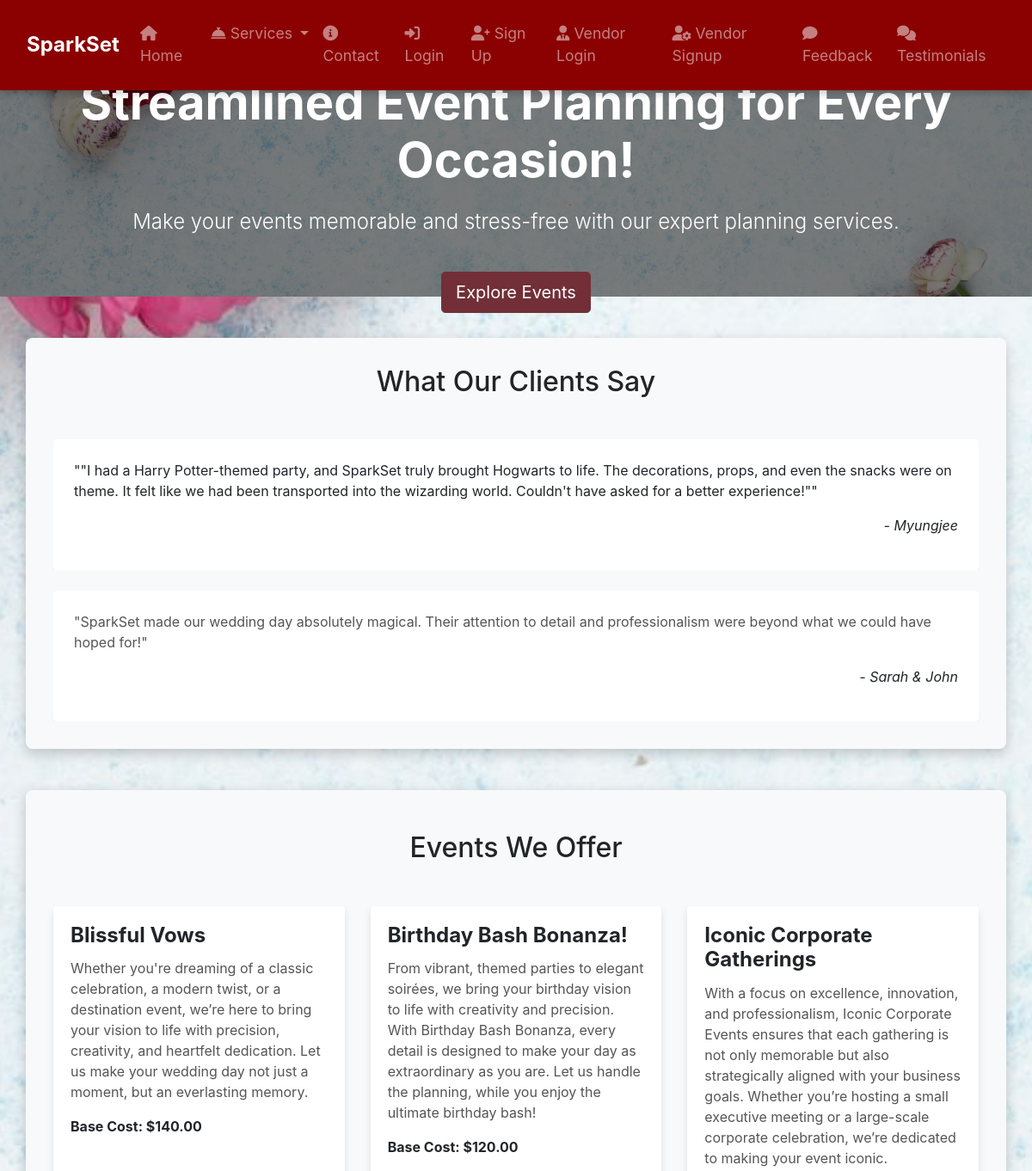
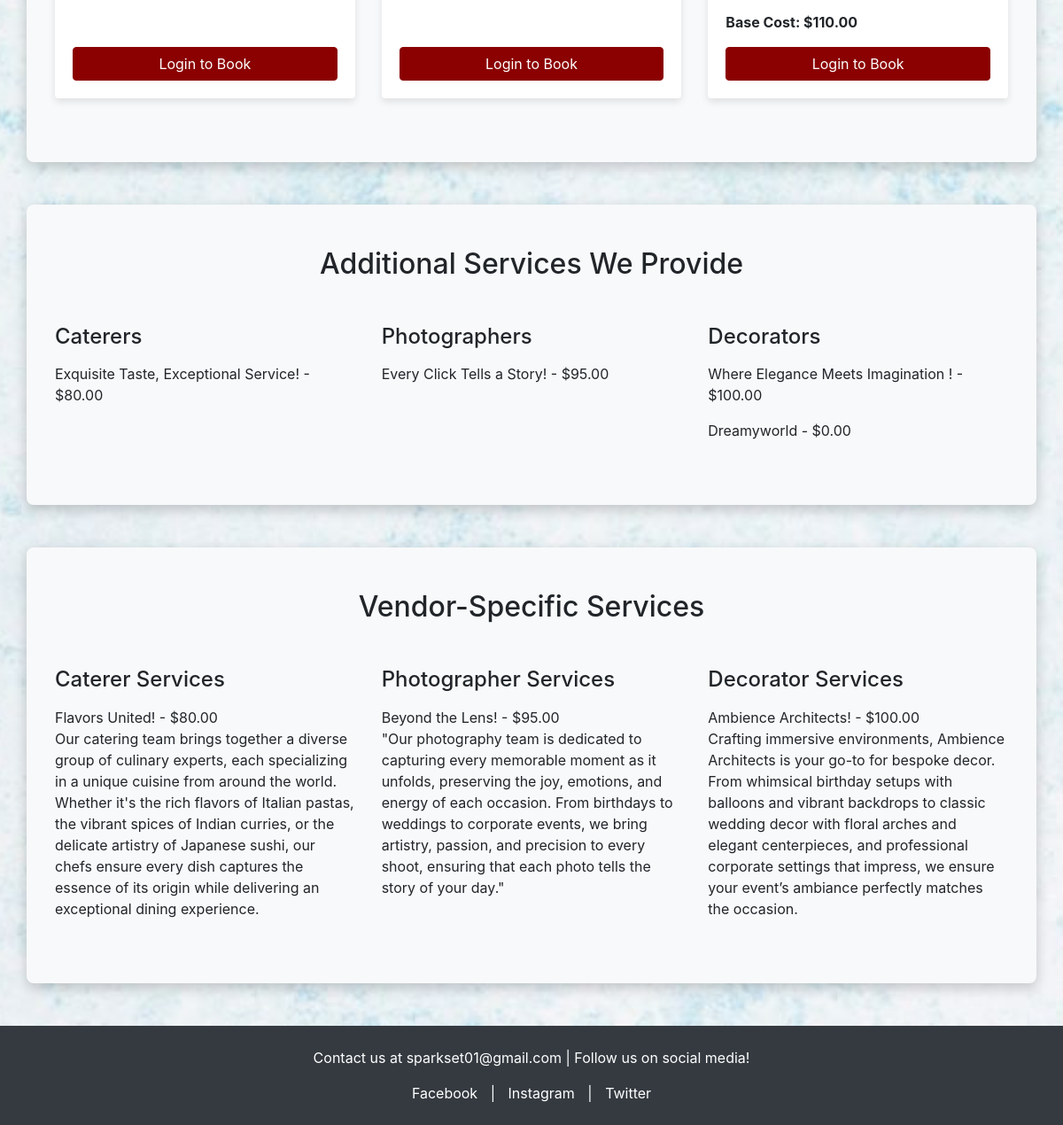
The page / on the database its author committed (2 pictures, top to bottom).
### events/models.py (models this page shows, shortened)
class Feedback(models.Model):
    customer_name = models.CharField(max_length=100)
    email = models.EmailField()
    event = models.CharField(max_length=100)
    rating = models.IntegerField(choices=[(i, str(i)) for i in range(1, 6)], help_text="Rating (1 to 5)")
    feedback_message = models.TextField()
    created_at = models.DateTimeField(auto_now_add=True)
    def __str__(self):
        return f'Feedback from {self.customer_name} ({self.event})'

class Event(models.Model):
    TYPE_CHOICES = [
        ('wedding', 'Wedding'),
        ('birthday', 'Birthday Party'),
        ('corporate', 'Corporate Event'),
    ]
    name = models.CharField(max_length=100)
    description = models.TextField()
    cost = models.DecimalField(max_digits=10, decimal_places=2)
    event_type = models.CharField(max_length=20, choices=TYPE_CHOICES, null=True, blank=True)

class Vendor(models.Model):
    VENDOR_TYPES = [
        ('caterer', 'Caterer'),
        ('photographer', 'Photographer'),
        ('decorator', 'Decorator'),
    ]
    name = models.CharField(max_length=100)
    vendor_type = models.CharField(max_length=20, choices=VENDOR_TYPES)
    cost = models.DecimalField(max_digits=10, decimal_places=2)

class Service(models.Model):
    VENDOR_TYPES = [
        ('caterer', 'Caterer'),
        ('photographer', 'Photographer'),
        ('decorator', 'Decorator'),
    ]
    vendor = models.ForeignKey(User, on_delete=models.CASCADE)  # Links Service to the Vendor
    service_name = models.CharField(max_length=100)
    description = models.TextField(blank=True)
    price = models.DecimalField(max_digits=10, decimal_places=2)
    vendor_type = models.CharField(choices=VENDOR_TYPES, max_length=20)

### events/views.py (the view)
# urls.py: path('', views.index, name='index'),
def index(request):
    events = Event.objects.all()
    vendors = Vendor.objects.all()
    services = Service.objects.all()
    feedbacks = Feedback.objects.all()[:5]  # Fetch the latest 5 feedbacks
    print("Feedbacks:", feedbacks)  # Add this to check data
    return render(request, 'events/index.html', {
        'events': events,
        'vendors': vendors,
        'services': services,
        'feedbacks': feedbacks  # Add feedbacks to the context
    })

### events/templates/events/index.html (shortened to what this page needs)
{% load static %}
<!DOCTYPE html>
<html lang="en">
<head>
    <link rel="stylesheet" href="{% static 'events/css/styles.css' %}">
    <link rel="stylesheet" href="https://stackpath.bootstrapcdn.com/bootstrap/4.5.2/css/bootstrap.min.css">
    <link rel="stylesheet" href="https://cdnjs.cloudflare.com/ajax/libs/font-awesome/6.0.0-beta3/css/all.min.css">
</head>
<body>
    <nav class="navbar navbar-expand-lg navbar-dark sticky-top">
        <div class="container-fluid">
            <a class="navbar-brand" href="#"> SparkSet</a>
            <div class="collapse navbar-collapse" id="navbarNav">
                <ul class="navbar-nav ml-auto">
                    <li class="nav-item"><a class="nav-link" href="{% url 'about_us' %}"><i class="fas fa-home"></i> Home</a></li>
                    <li class="nav-item dropdown">
                        <a class="nav-link dropdown-toggle" href="#" id="servicesDropdown" role="button" data-toggle="dropdown" aria-expanded="false">
                            <i class="fas fa-concierge-bell"></i> Services
                        </a>
                    </li>
                    <li class="nav-item"><a class="nav-link" href="#contact"><i class="fas fa-info-circle"></i> Contact</a></li>
                    {% if user.is_authenticated %}
                        {% if user.is_vendor %}
                            <li class="nav-item"><a class="nav-link" href="{% url 'vendor_dashboard' %}"><i class="fas fa-chart-line"></i> VendorVista</a></li>
                        {% else %}
                            <li class="nav-item"><a class="nav-link" href="{% url 'user_dashboard' %}"><i class="fas fa-user"></i> My Storyboard</a></li>
                        {% endif %}
                        <li class="nav-item"><span class="nav-link">Welcome, {{ user.username }}!</span></li>
                        <li class="nav-item"><a class="nav-link" href="{% url 'logout' %}"><i class="fas fa-sign-out-alt"></i> Logout</a></li>
                    {% else %}
                        <li class="nav-item"><a class="nav-link" href="{% url 'login' %}"><i class="fas fa-sign-in-alt"></i> Login</a></li>
                        <li class="nav-item"><a class="nav-link" href="{% url 'signup' %}"><i class="fas fa-user-plus"></i> Sign Up</a></li>
                        <li class="nav-item"><a class="nav-link" href="{% url 'vendor_login' %}"><i class="fas fa-user-tie"></i> Vendor Login</a></li>
                        <li class="nav-item"><a class="nav-link" href="{% url 'vendor_signup' %}"><i class="fas fa-user-cog"></i> Vendor Signup</a></li>
                        <li class="nav-item"><a class="nav-link" href="{% url 'feedback' %}"><i class="fas fa-comment"></i> Feedback</a></li>
                        <li class="nav-item"><a class="nav-link" href="#testimonials"><i class="fas fa-comments"></i> Testimonials</a></li>
                    {% endif %}
                </ul>
            </div>
        </div>
    </nav>
    <header class="hero-section position-relative">
        <div class="hero-content">
            <h1 class="display-4">Streamlined Event Planning for Every Occasion!</h1>
            <p class="lead">Make your events memorable and stress-free with our expert planning services.</p>
            <a href="#events" class="btn btn-lg mt-3" style="background-color: #722F37; border-color: #722F37; color: white;">Explore Events</a>
        </div>
    </header>
    <div class="container my-5" id="testimonials">
        <h2 class="text-center mb-5">What Our Clients Say</h2>
<div id="feedback-carousel" class="carousel slide mb-4" data-ride="carousel">
    <div class="carousel-inner">
        {% if feedbacks %}
            {% for feedback in feedbacks %}
                <div class="carousel-item {% if forloop.first %}active{% endif %}">
                    <div class="testimonial-box">
                        <div class="d-flex justify-content-center">
                           <div class="card p-4" style="max-width: 1400px;">
                        <p>"{{ feedback.feedback_message }}"</p>
                        <p class="text-right font-italic","client-name">- {{ feedback.customer_name }}</p>
                        </div>
                    </div>
                    </div>
                </div>
            {% endfor %}
        {% else %}
            <p>No feedbacks found</p>
        {% endif %}
    </div>
    <a class="carousel-control-prev" href="#feedback-carousel" role="button" data-slide="prev">
        <span class="carousel-control-prev-icon" aria-hidden="true"></span>
    </a>
    <a class="carousel-control-next" href="#feedback-carousel" role="button" data-slide="next">
        <span class="carousel-control-next-icon" aria-hidden="true"></span>
    </a>
</div>
        <div id="testimonialCarousel" class="carousel slide" data-ride="carousel">
            <div class="carousel-inner">
                <div class="carousel-item active">
                    <div class="d-flex justify-content-center">
                        <div class="card p-4" style="max-width: 1400px;">
                            <p class="card-text">"SparkSet made our wedding day absolutely magical. Their attention to detail and professionalism were beyond what we could have hoped for!"</p>
                            <p class="text-right font-italic">- Sarah & John</p>
                        </div>
                    </div>
                </div>
            </div>
            <a class="carousel-control-prev" href="#testimonialCarousel" role="button" data-slide="prev">
                <span class="carousel-control-prev-icon" aria-hidden="true"></span>
            </a>
            <a class="carousel-control-next" href="#testimonialCarousel" role="button" data-slide="next">
                <span class="carousel-control-next-icon" aria-hidden="true"></span>
            </a>
        </div>
    </div>
    <div class="container my-5" id="events">
        <h2 class="text-center mb-5">Events We Offer</h2>
        <div class="row">
            {% for event in events %}
                <div class="col-md-4 mb-4">
                    <div class="card h-100">
                        <div class="card-body d-flex flex-column">
                            <h5 class="card-title">{{ event.name }}</h5>
                            <p class="card-text">{{ event.description }}</p>
                            <p class="base-cost"><strong>Base Cost: ${{ event.cost }}</strong></p>
                            {% if user.is_authenticated %}
                                <form method="post" action="{% url 'book_event' event.id %}" class="mt-auto">
                                    {% csrf_token %}
                                    <button type="submit" class="btn btn-primary w-100">Book Now</button>
                                </form>
                            {% else %}
                                <a href="{% url 'login' %}" class="btn btn-primary w-100 mt-auto">Login to Book</a>
                            {% endif %}
                        </div>
                    </div>
                </div>
            {% endfor %}
        </div>
    </div>
    <div class="container my-5" id="services">
        <h2 class="text-center mb-5">Additional Services We Provide</h2>
        <div class="row">
            <div class="col-md-4" id="caterers">
                <h4>Caterers</h4>
                <ul>
                    {% for vendor in vendors %}
                        {% if vendor.vendor_type == 'caterer' %}
                            <li>{{ vendor.name }} - ${{ vendor.cost }}</li>
                        {% endif %}
                    {% endfor %}
                </ul>
            </div>
            <div class="col-md-4" id="photographers">
                <h4>Photographers</h4>
                <ul>
                    {% for vendor in vendors %}
                        {% if vendor.vendor_type == 'photographer' %}
                            <li>{{ vendor.name }} - ${{ vendor.cost }}</li>
                        {% endif %}
                    {% endfor %}
                </ul>
            </div>
            <div class="col-md-4" id="decorators">
                <h4>Decorators</h4>
                <ul>
                    {% for vendor in vendors %}
                        {% if vendor.vendor_type == 'decorator' %}
                            <li>{{ vendor.name }} - ${{ vendor.cost }}</li>
                        {% endif %}
                    {% endfor %}
                </ul>
            </div>
        </div>
    </div>
    <div class="container my-5" id="vendor-services">
        <h2 class="text-center mb-5">Vendor-Specific Services</h2>
        <div class="row">
            <div class="col-md-4">
                <h4>Caterer Services</h4>
                <ul>
                    {% for service in services %}
                        {% if service.vendor_type == 'caterer' %}
                            <li>{{ service.service_name }} - ${{ service.price }}<br>{{ service.description }}</li>
                        {% endif %}
                    {% endfor %}
                </ul>
            </div>
            <div class="col-md-4">
                <h4>Photographer Services</h4>
                <ul>
                    {% for service in services %}
                        {% if service.vendor_type == 'photographer' %}
                            <li>{{ service.service_name }} - ${{ service.price }}<br>{{ service.description }}</li>
                        {% endif %}
                    {% endfor %}
                </ul>
            </div>
            <div class="col-md-4">
                <h4>Decorator Services</h4>
                <ul>
                    {% for service in services %}
                        {% if service.vendor_type == 'decorator' %}
                            <li>{{ service.service_name }} - ${{ service.price }}<br>{{ service.description }}</li>
                        {% endif %}
                    {% endfor %}
                </ul>
            </div>
        </div>
    </div>
    <footer class="footer text-center mt-5 py-4 bg-dark text-white" id="contact">
        <p>Contact us at sparkset01@gmail.com | Follow us on social media!</p>
        <div class="social-links">
            <a href="#" class="text-white">Facebook</a> |
            <a href="#" class="text-white">Instagram</a> |
            <a href="#" class="text-white">Twitter</a>
        </div>
    </footer>
</body>
</html>

### events/static/events/css/styles.css (style rules this page uses)
* { margin: 0; padding: 0; box-sizing: border-box; }
body { font-family: 'Roboto', sans-serif; background: url('../images/new_background.jpg') no-repeat center center fixed; background-size: cover; color: #333; line-height: 1.6; margin: 0 !important; padding: 0 !important; }
.container { background-color: #f8f9fa; padding: 2rem; border-radius: 15px; box-shadow: 0 5px 15px rgba(0, 0, 0, 0.2); max-width: 1200px; margin: 50px auto; }
.hero-section { position: relative; color: white; text-align: center; display: flex; justify-content: center; align-items: center; height: 100vh; margin: 0 !important; padding: 0 !important; }
.hero-content { position: relative; z-index: 2; }
.hero-section h1 { font-size: 3em; }
.hero-section p { font-size: 1.2em; margin: 20px 0; }
.btn-primary { background-color: #ff5e5e; border: none; padding: 0.75rem; width: 100%; border-radius: 10px; font-size: 1.1rem; font-weight: bold; transition: background-color 0.3s, transform 0.2s; }
.mt-3 { margin-top: 1rem !important; }
.footer { text-align: center; background: #333; color: #fff; padding: 20px 0; margin-top: 40px; }
.footer .social-links a { color: #ff5e5e; margin: 0 10px; text-decoration: none; transition: color 0.3s; }
.navbar { padding: 1rem 2rem; margin-bottom: 0 !important; }
.nav-link { color: #333; }
.card { border: none; border-radius: 10px; box-shadow: 0 4px 8px rgba(0, 0, 0, 0.1); transition: transform 0.3s, box-shadow 0.3s; }
.card-title { font-size: 1.5rem; font-weight: bold; }
.card-text { font-size: 1rem; color: #555; }

### rows shown on the page
Feedback: feedback_message "\"I had a Harry Potter-themed party, and SparkSet truly brought Hogwarts to life. The decorations, props, and even the snacks were on theme. It felt like we had been transported into the wizarding world. Couldn't have asked for a better experience!\"", customer_name "Myungjee"
Event: name "Blissful Vows", description "Whether you're dreaming of a classic celebration, a modern twist, or a destination event, we’re here to bring your vision to life with precision, creativity, and heartfelt dedication. Let us make your wedding day not just a moment, but an everlasting memory.", cost "140.00"
Event: name "Birthday Bash Bonanza!", description "From vibrant, themed parties to elegant soirées, we bring your birthday vision to life with creativity and precision. With Birthday Bash Bonanza, every detail is designed to make your day as extraordinary as you are. Let us handle the planning, while you enjoy the ultimate birthday bash!", cost "120.00"
Event: name "Iconic Corporate Gatherings", description "With a focus on excellence, innovation, and professionalism, Iconic Corporate Events ensures that each gathering is not only memorable but also strategically aligned with your business goals. Whether you’re hosting a small executive meeting or a large-scale corporate celebration, we’re dedicated to making your event iconic.", cost "110.00"
Vendor: name "Exquisite Taste, Exceptional Service!", cost "80.00"
Vendor: name "Every Click Tells a Story!", cost "95.00"
Vendor: name "Where Elegance Meets Imagination !", cost "100.00"
Vendor: name "Dreamyworld", cost "0.00"
Service: service_name "Flavors United!", price "80.00", description "Our catering team brings together a diverse group of culinary experts, each specializing in a unique cuisine from around the world. Whether it's the rich flavors of Italian pastas, the vibrant spices of Indian curries, or the delicate artistry of Japanese sushi, our chefs ensure every dish captures the essence of its origin while delivering an exceptional dining experience."
Service: service_name "Beyond the Lens!", price "95.00", description "\"Our photography team is dedicated to capturing every memorable moment as it unfolds, preserving the joy, emotions, and energy of each occasion. From birthdays to weddings to corporate events, we bring artistry, passion, and precision to every shoot, ensuring that each photo tells the story of your day.\""
Service: service_name "Ambience Architects!", price "100.00", description "Crafting immersive environments, Ambience Architects is your go-to for bespoke decor. From whimsical birthday setups with balloons and vibrant backdrops to classic wedding decor with floral arches and elegant centerpieces, and professional corporate settings that impress, we ensure your event’s ambiance perfectly matches the occasion."
